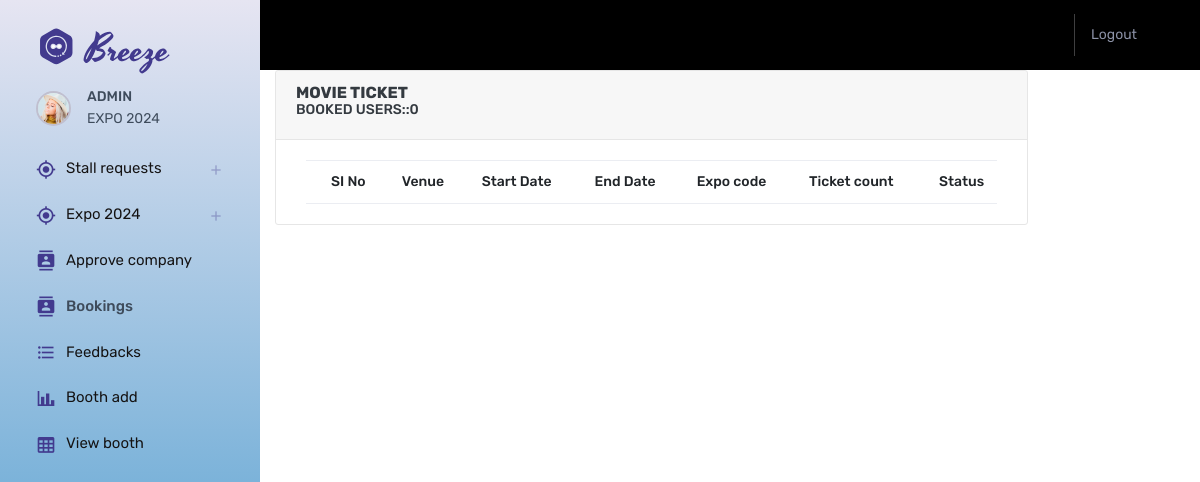
/bookings_tkt, run on an earlier commit of the app's database.
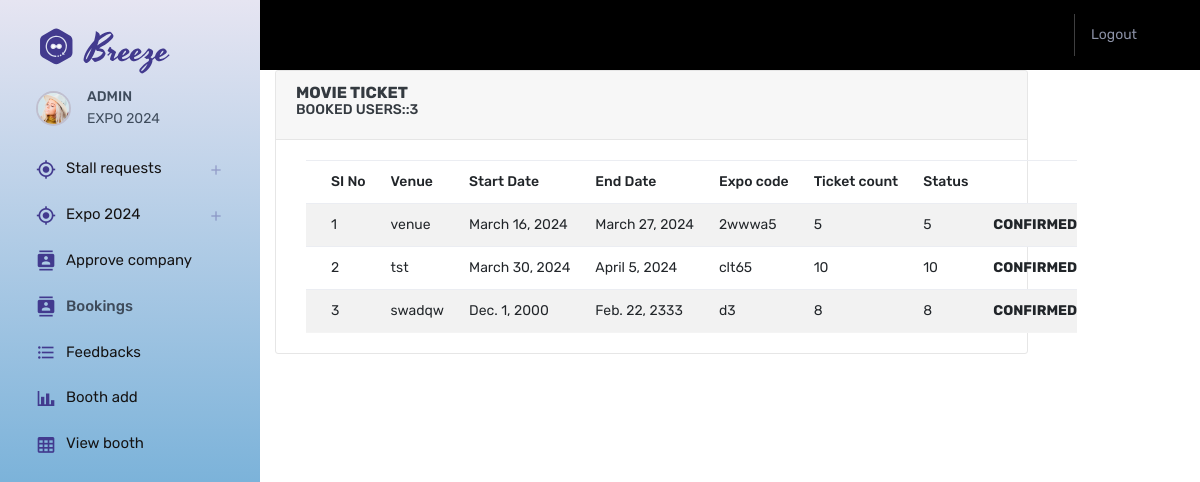
And on a later commit of the database.
### Expo_app/models.py (models this page shows, shortened)
class BookTickets(models.Model):
    user = models.ForeignKey(users, on_delete=models.CASCADE)
    expo_code = models.ForeignKey(CreateExpo, on_delete=models.CASCADE)
    number_of_tickets = models.IntegerField()
    mobile = models.CharField(max_length=10,default=0000000000)
    status = models.IntegerField(default=0)

class CreateExpo(models.Model):
    venue = models.TextField(max_length=100)
    layout = models.FileField()
    start_date = models.DateField()
    end_date = models.DateField()
    expo_code = models.CharField(max_length=6)

### Expo_app/admin_view.py (the view)
# urls.py: path('bookings_tkt',admin_view.bookings_tkt,name='bookings_tkt'),
def bookings_tkt(request):
    ticket = BookTickets.objects.all()
    bookings = ticket.count()
    return render(request, 'admin/bookings.html', {'ticket': ticket,'bookings':bookings})

### templates/admin/bookings.html (shortened to what this page needs)
{% extends 'admin_dash.html' %}
{% block content %}
{% load crispy_forms_filters %}
<div class="col-lg-10">
    <div class="card">
        <div class="card-header">
            <strong class="card-title"> MOVIE TICKET     </strong>
            <H6>BOOKED USERS::{{bookings}}</H6>
        </div>
        <div class="card-body">
            <table class="table table-striped movie-ticket-table">
                <thead>
                    <tr>
                        <th scope="col">SI No</th>
                        <th scope="col">Venue</th>
                        <th scope="col">Start Date</th>
                        <th scope="col">End Date</th>
                        <th scope="col">Expo code</th>
                        <th scope="col">Ticket count</th>
                        <th scope="col">Status</th>
                    </tr>
                </thead>
                <tbody>
                    {% for n in ticket %}
                    <tr>
                        <td>{{forloop.counter}}</td>
                        <td>{{n.expo_code.venue}}</td>
                        <td>{{n.expo_code.start_date}}</td>
                        <td>{{n.expo_code.end_date}}</td>
                        <td>{{n.expo_code.expo_code}}</td>
                        <td>{{n.number_of_tickets}}</td>
                         <td>{{n.number_of_tickets}}</td>
                        <td>
                            <strong>CONFIRMED</strong>
                        </td>
                    </tr>
                    {% endfor %}
                </tbody>
            </table>
        </div>
    </div>
</div>
{% endblock %}

### templates/admin_dash.html (shortened to what this page needs)
<!DOCTYPE html>
{% load static %}
<html lang="en">
  <head>
    <link rel="stylesheet" href="{% static 'admin_static/assets/vendors/mdi/css/materialdesignicons.min.css' %}" />
    <link rel="stylesheet" href="{% static 'admin_static/assets/vendors/flag-icon-css/css/flag-icon.min.css' %}" />
    <link rel="stylesheet" href="{% static 'admin_static/assets/vendors/css/vendor.bundle.base.css' %}" />
    <link rel="stylesheet" href="{% static 'admin_static/assets/vendors/font-awesome/css/font-awesome.min.css' %}" />
    <link rel="stylesheet" href="{% static 'admin_static/assets/vendors/bootstrap-datepicker/bootstrap-datepicker.min.css' %}" />
    <link rel="stylesheet" href="{% static 'admin_static/assets/css/style.css' %}" />
  </head>
  <body>
    <div class="container-scroller">
      <nav class="sidebar sidebar-offcanvas" id="sidebar">
        <div class="text-center sidebar-brand-wrapper d-flex align-items-center">
          <a class="sidebar-brand brand-logo" href="index.html"><img src="{% static 'admin_static/assets/images/logo.svg' %}" alt="logo" /></a>
        </div>
        <ul class="nav">
          <li class="nav-item nav-profile">
            <a href="#" class="nav-link">
              <div class="nav-profile-image">
                <img src="{% static 'admin_static/assets/images/faces/face1.jpg' %}" alt="profile" />
              </div>
              <div class="nav-profile-text d-flex flex-column pr-3">
                <span class="font-weight-medium mb-2">ADMIN</span>
                <span class="font-weight-normal">EXPO 2024</span>
              </div>
            </a>
          </li>
          <li class="nav-item">
            <a class="nav-link" data-toggle="collapse" href="#ui-basic" aria-expanded="false" aria-controls="ui-basic">
              <i class="mdi mdi-crosshairs-gps menu-icon"></i>
              <span class="menu-title">Stall requests</span>
              <i class="menu-arrow"></i>
            </a>
          </li>
          <li class="nav-item">
            <a class="nav-link" data-toggle="collapse" href="#u-basic" aria-expanded="false" aria-controls="ui-basic">
              <i class="mdi mdi-crosshairs-gps menu-icon"></i>
              <span class="menu-title">Expo 2024</span>
              <i class="menu-arrow"></i>
            </a>
          </li>
          <li class="nav-item">
            <a class="nav-link" href="{% url 'cmp_view' %}">
              <i class="mdi mdi-contacts menu-icon"></i>
        <span class="menu-title">Approve company</span>
            </a>
          </li>
            <li class="nav-item">
            <a class="nav-link" href="{% url 'bookings_tkt' %}">
              <i class="mdi mdi-contacts menu-icon"></i>
        <span class="menu-title">Bookings</span>
            </a>
          </li>
          <li class="nav-item">
            <a class="nav-link" href="{% url 'feedbacks' %}">
              <i class="mdi mdi-format-list-bulleted menu-icon"></i>
              <span class="menu-title">Feedbacks</span>
            </a>
          </li>
          <li class="nav-item">
            <a class="nav-link" href="{% url 'add_booth' %}">
              <i class="mdi mdi-chart-bar menu-icon"></i>
              <span class="menu-title">Booth add</span>
            </a>
          </li>
          <li class="nav-item">
            <a class="nav-link" href="{% url 'view_booth' %}">
              <i class="mdi mdi-table-large menu-icon"></i>
              <span class="menu-title">View booth</span>
            </a>
          </li>
        </ul>
      </nav>
      <div class="container-fluid page-body-wrapper">
        <nav class="navbar col-lg-12 col-12 p-lg-0 fixed-top d-flex flex-row">
          <div class="navbar-menu-wrapper d-flex align-items-stretch justify-content-between">
            <ul class="navbar-nav navbar-nav-right ml-lg-auto">
              <li class="nav-item nav-profile dropdown border-0">
                 <ul class="navbar-nav navbar-nav-right">
              <li class="nav-item nav-logout d-none d-md-block mr-3">
                <a class="nav-link" href="{% url 'logout_view' %}">Logout</a>
              </li></ul>
              </li>
            </ul>
          </div>
        </nav>
        <div class="main-panel">
          {% block content %}
          {% endblock %}
  </body>
</html>

What changed in the data, as far as the page shows it:
added BookTickets: expo_code.venue "venue", expo_code.start_date "March 16, 2024", expo_code.end_date "March 27, 2024", expo_code.expo_code "2wwwa5", number_of_tickets "5"
added BookTickets: expo_code.venue "tst", expo_code.start_date "March 30, 2024", expo_code.end_date "April 5, 2024", expo_code.expo_code "clt65", number_of_tickets "10"
added BookTickets: expo_code.venue "swadqw", expo_code.start_date "Dec. 1, 2000", expo_code.end_date "Feb. 22, 2333", expo_code.expo_code "d3", number_of_tickets "8"
Also different on the page:
{{ bookings }}: "0" → "3"
